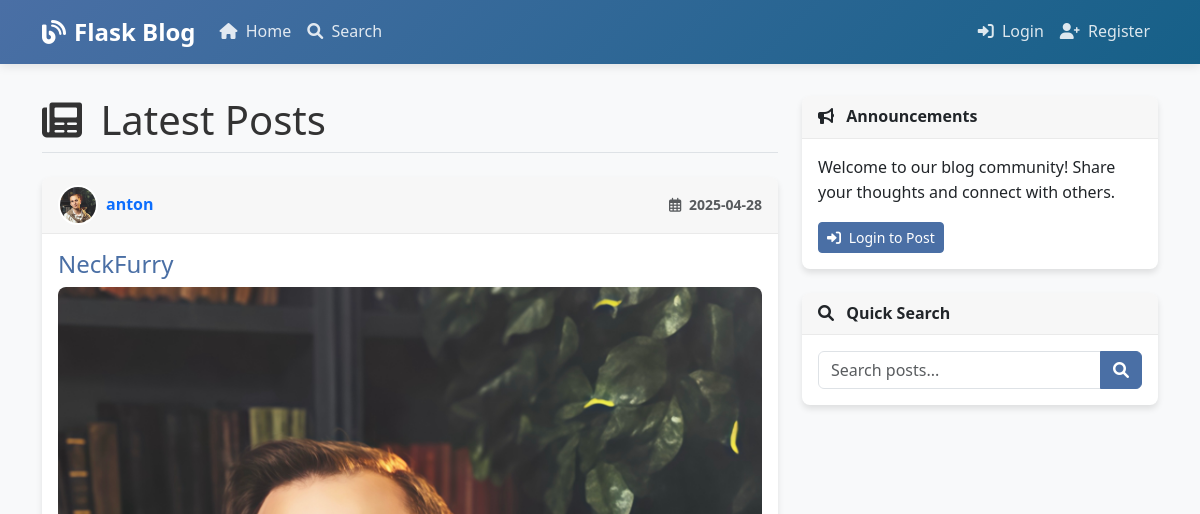
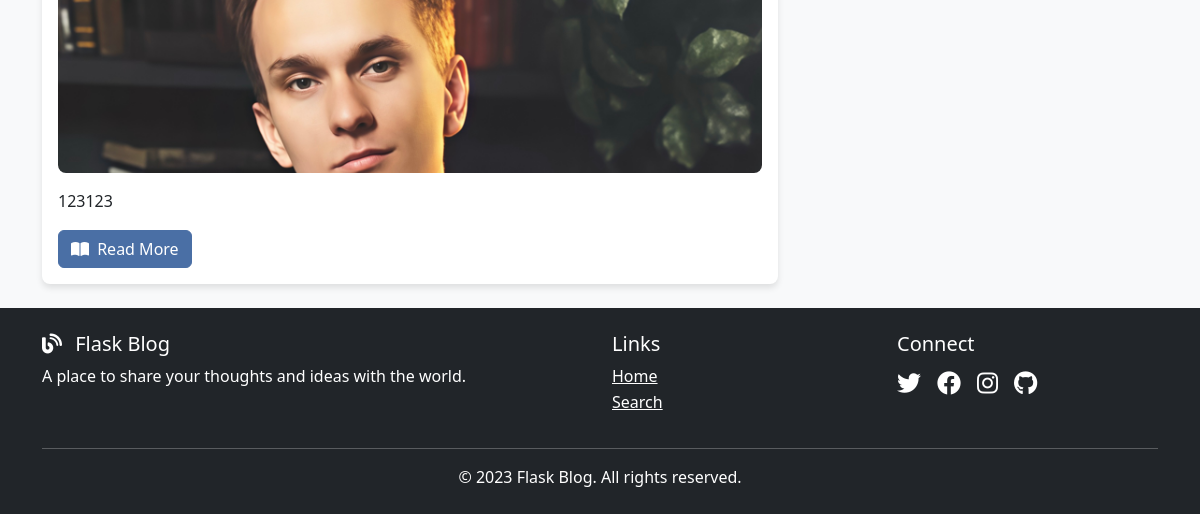
Page /home on the earlier database version (2 pictures, top to bottom).
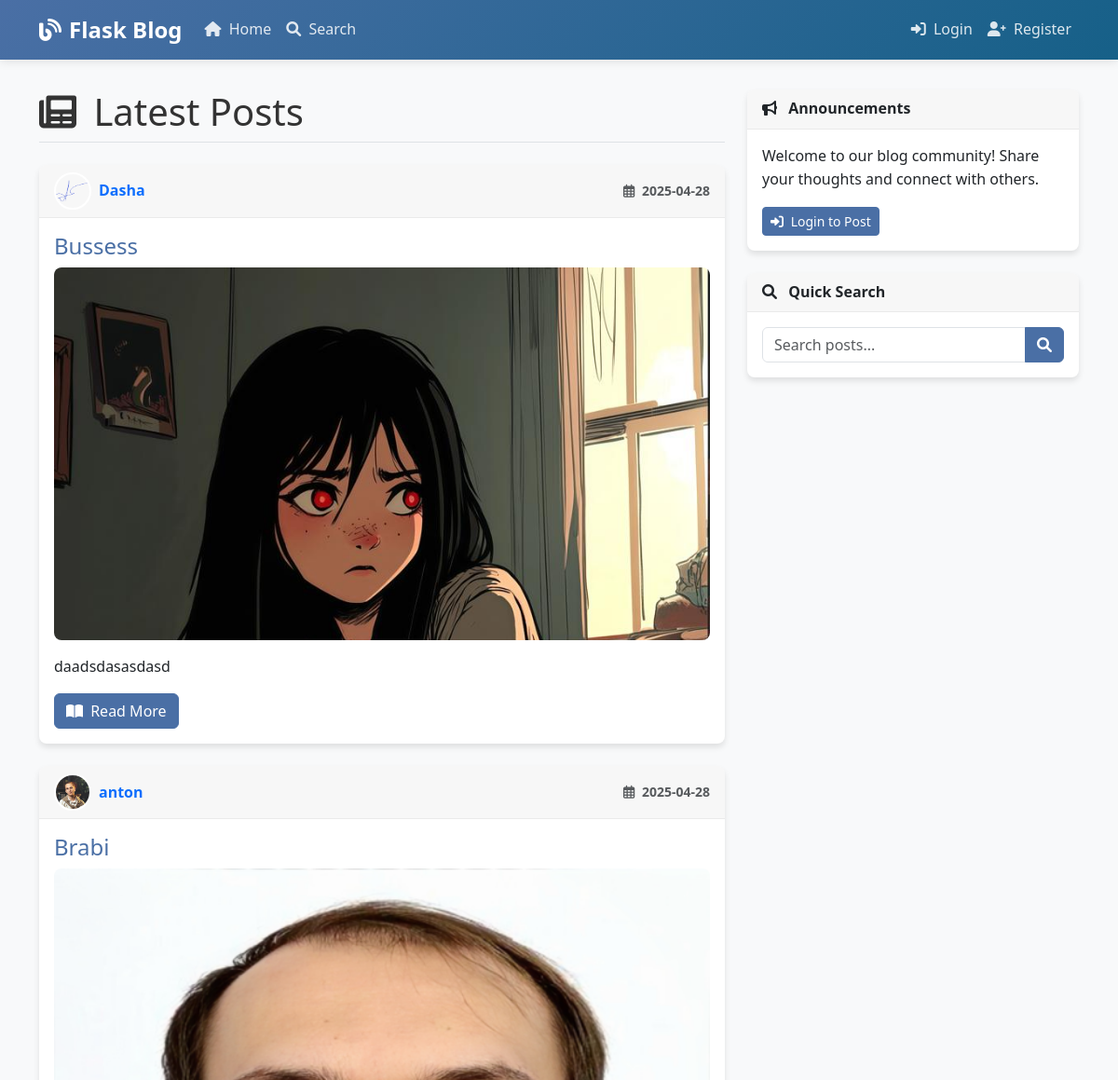
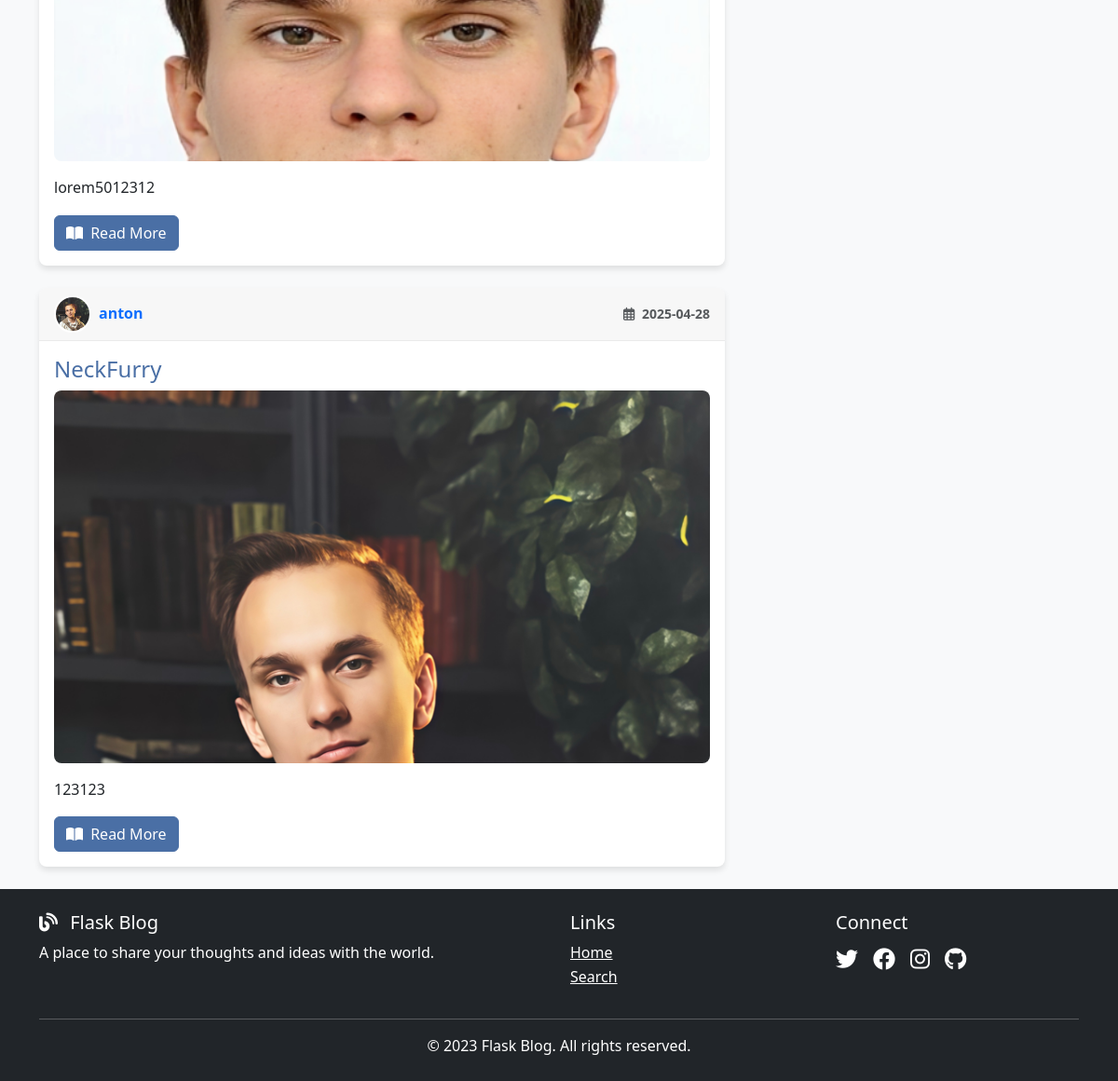
Same page on the later database version (2 pictures, top to bottom).
### app/models/post.py (models this page shows, shortened)
class Post(db.Model):
    id = db.Column(db.Integer, primary_key=True)
    title = db.Column(db.String(100), nullable=False)
    content = db.Column(db.Text, nullable=False)
    image_file = db.Column(db.String(20), nullable=True)
    created_at = db.Column(db.DateTime, nullable=False, default=datetime.utcnow)
    updated_at = db.Column(db.DateTime, onupdate=datetime.utcnow)
    user_id = db.Column(db.Integer, db.ForeignKey('user.id'), nullable=False)

### app/models/user.py (models this page shows, shortened)
class User(db.Model, UserMixin):
    id = db.Column(db.Integer, primary_key=True)
    username = db.Column(db.String(20), unique=True, nullable=False)
    email = db.Column(db.String(120), unique=True, nullable=False)
    password_hash = db.Column(db.String(128), nullable=False)
    profile_image = db.Column(db.String(20), nullable=False, default='default.jpg')
    created_at = db.Column(db.DateTime, nullable=False, default=datetime.utcnow)
    posts = db.relationship('Post', backref='author', lazy=True)

### app/controllers/posts.py (the view)
@posts_bp.route('/')
@posts_bp.route('/home')
def index():
    page = request.args.get('page', 1, type=int)
    posts = Post.query.order_by(Post.created_at.desc()).paginate(page=page, per_page=5)
    return render_template('posts/index.html', posts=posts)

### app/templates/posts/index.html (shortened to what this page needs)
{% extends "base.html" %}
{% block content %}
    <h1 class="mb-4 border-bottom pb-2">
        <i class="fas fa-newspaper me-2"></i> Latest Posts
    </h1>
    {% for post in posts.items %}
        <article class="card mb-4 content-section">
            <div class="card-header">
                <div class="d-flex justify-content-between align-items-center">
                    <a href="{{ url_for('posts.user_posts', username=post.author.username) }}" class="text-decoration-none d-flex align-items-center">
                        <img class="rounded-circle article-img" src="{{ url_for('static', filename='uploads/' + post.author.profile_image) }}" alt="{{ post.author.username }}">
                        <span class="ms-2 fw-bold">{{ post.author.username }}</span>
                    </a>
                    <small class="text-muted">
                        <i class="far fa-calendar-alt me-1"></i> {{ post.created_at.strftime('%Y-%m-%d') }}
                    </small>
                </div>
            </div>
            <div class="card-body">
                <h2 class="card-title h4">
                    <a href="{{ url_for('posts.post', post_id=post.id) }}" class="text-decoration-none">{{ post.title }}</a>
                </h2>
                {% if post.image_file %}
                    <div class="post-image-container mb-3">
                        <img src="{{ url_for('static', filename='uploads/' + post.image_file) }}" class="img-fluid rounded" alt="{{ post.title }}">
                    </div>
                {% endif %}
                <p class="card-text">{{ post.content|truncate(200) }}</p>
                <a href="{{ url_for('posts.post', post_id=post.id) }}" class="btn btn-primary">
                    <i class="fas fa-book-open me-1"></i> Read More
                </a>
            </div>
        </article>
    {% endfor %}
{% endblock content %}

### app/templates/base.html (shortened to what this page needs)
<!DOCTYPE html>
<html lang="en">
<head>
    <link href="https://cdn.jsdelivr.net/npm/bootstrap@5.3.0-alpha1/dist/css/bootstrap.min.css" rel="stylesheet">
    <link rel="stylesheet" href="https://cdnjs.cloudflare.com/ajax/libs/font-awesome/6.0.0/css/all.min.css">
    <link rel="stylesheet" href="{{ url_for('static', filename='css/main.css') }}">
</head>
<body>
    <header class="site-header">
        <nav class="navbar navbar-expand-md navbar-dark bg-dark fixed-top">
            <div class="container">
                <a class="navbar-brand" href="{{ url_for('posts.index') }}">
                    <i class="fas fa-blog me-2"></i>Flask Blog
                </a>
                <div class="collapse navbar-collapse" id="navbarToggle">
                    <div class="navbar-nav me-auto">
                        <a class="nav-item nav-link" href="{{ url_for('posts.index') }}">
                            <i class="fas fa-home me-1"></i> Home
                        </a>
                        <a class="nav-item nav-link" href="{{ url_for('posts.search') }}">
                            <i class="fas fa-search me-1"></i> Search
                        </a>
                    </div>
                    <div class="navbar-nav">
                        {% if current_user.is_authenticated %}
                            <a class="nav-item nav-link" href="{{ url_for('posts.new_post') }}">
                                <i class="fas fa-plus-circle me-1"></i> New Post
                            </a>
                            <a class="nav-item nav-link" href="{{ url_for('auth.account') }}">
                                <i class="fas fa-user me-1"></i> Account
                            </a>
                            <a class="nav-item nav-link" href="{{ url_for('auth.logout') }}">
                                <i class="fas fa-sign-out-alt me-1"></i> Logout
                            </a>
                        {% else %}
                            <a class="nav-item nav-link" href="{{ url_for('auth.login') }}">
                                <i class="fas fa-sign-in-alt me-1"></i> Login
                            </a>
                            <a class="nav-item nav-link" href="{{ url_for('auth.register') }}">
                                <i class="fas fa-user-plus me-1"></i> Register
                            </a>
                        {% endif %}
                    </div>
                </div>
            </div>
        </nav>
    </header>
    <main role="main" class="container mt-5 pt-3">
        <div class="row">
            <div class="col-md-8">
                {% block content %}{% endblock %}
            </div>
            <div class="col-md-4">
                <div class="card mb-4">
                    <div class="card-header">
                        <i class="fas fa-bullhorn me-2"></i> Announcements
                    </div>
                    <div class="card-body">
                        <p class="card-text">Welcome to our blog community! Share your thoughts and connect with others.</p>
                        {% if current_user.is_authenticated %}
                            <a href="{{ url_for('posts.new_post') }}" class="btn btn-primary btn-sm">
                                <i class="fas fa-pen me-1"></i> Write a Post
                            </a>
                        {% else %}
                            <a href="{{ url_for('auth.login') }}" class="btn btn-primary btn-sm">
                                <i class="fas fa-sign-in-alt me-1"></i> Login to Post
                            </a>
                        {% endif %}
                    </div>
                </div>
                <div class="card mb-4">
                    <div class="card-header">
                        <i class="fas fa-search me-2"></i> Quick Search
                    </div>
                    <div class="card-body">
                        <form action="{{ url_for('posts.search') }}" method="GET">
                            <div class="input-group">
                                <input type="text" name="q" class="form-control" placeholder="Search posts...">
                                <button class="btn btn-primary" type="submit">
                                    <i class="fas fa-search"></i>
                                </button>
                            </div>
                        </form>
                    </div>
                </div>
            </div>
        </div>
    </main>
    <footer class="bg-dark text-white py-4">
        <div class="container">
            <div class="row">
                <div class="col-md-6">
                    <h5><i class="fas fa-blog me-2"></i> Flask Blog</h5>
                    <p>A place to share your thoughts and ideas with the world.</p>
                </div>
                <div class="col-md-3">
                    <h5>Links</h5>
                    <ul class="list-unstyled">
                        <li><a href="{{ url_for('posts.index') }}" class="text-white">Home</a></li>
                        <li><a href="{{ url_for('posts.search') }}" class="text-white">Search</a></li>
                    </ul>
                </div>
                <div class="col-md-3">
                    <h5>Connect</h5>
                    <div class="d-flex gap-3 fs-4">
                        <a href="#" class="text-white"><i class="fab fa-twitter"></i></a>
                        <a href="#" class="text-white"><i class="fab fa-facebook"></i></a>
                        <a href="#" class="text-white"><i class="fab fa-instagram"></i></a>
                        <a href="#" class="text-white"><i class="fab fa-github"></i></a>
                    </div>
                </div>
            </div>
            <hr class="my-3">
            <div class="text-center">
                <p class="mb-0">&copy; 2023 Flask Blog. All rights reserved.</p>
            </div>
        </div>
    </footer>
</body>
</html>

### app/static/css/main.css (style rules this page uses)
:root { --primary-color: #4a6fa5; --secondary-color: #166088; --accent-color: #4fc3dc; --text-color: #333; --light-bg: #f8f9fa; --dark-bg: #343a40; --border-radius: 8px; --box-shadow: 0 4px 6px rgba(0, 0, 0, 0.1); }
body { background-color: var(--light-bg); color: var(--text-color); font-family: 'Segoe UI', Tahoma, Geneva, Verdana, sans-serif; margin-top: 5rem; line-height: 1.6; }
.site-header .navbar { box-shadow: 0 2px 10px rgba(0, 0, 0, 0.1); background: linear-gradient(135deg, var(--primary-color), var(--secondary-color)) !important; }
.navbar-dark .navbar-brand { font-weight: 700; font-size: 1.5rem; color: white; }
.navbar-dark .navbar-nav .nav-link { color: rgba(255, 255, 255, 0.85); transition: color 0.3s; font-weight: 500; }
.card { border: none; border-radius: var(--border-radius); box-shadow: var(--box-shadow); transition: transform 0.3s, box-shadow 0.3s; margin-bottom: 1.5rem; overflow: hidden; }
.card-header { background-color: rgba(0, 0, 0, 0.03); border-bottom: 1px solid rgba(0, 0, 0, 0.05); font-weight: 600; }
.card-title a { color: var(--primary-color); text-decoration: none; }
.btn-primary { background-color: var(--primary-color); border-color: var(--primary-color); }
.article-img { height: 40px; width: 40px; object-fit: cover; border-radius: 50%; border: 2px solid white; }
.card { transition: transform 0.3s ease, box-shadow 0.3s ease; opacity: 0; transform: translateY(20px); }
.card.show { opacity: 1; transform: translateY(0); }
.post-image-container { overflow: hidden; border-radius: var(--border-radius); max-height: 400px; }
.post-image-container img { transition: transform 0.5s ease; width: 100%; object-fit: cover; }
.btn { transition: all 0.3s ease; }
footer a { transition: color 0.3s ease, transform 0.3s ease; display: inline-block; }
footer .fab { transition: transform 0.3s ease; }

Differences in the rows shown:
added Post: profile_image (picture), author.username "Dasha", created_at "2025-04-28", title "Bussess", image_file (picture), content "daadsdasasdasd"
added Post: profile_image (picture), author.username "anton", created_at "2025-04-28", title "Brabi", image_file (picture), content "lorem5012312"
